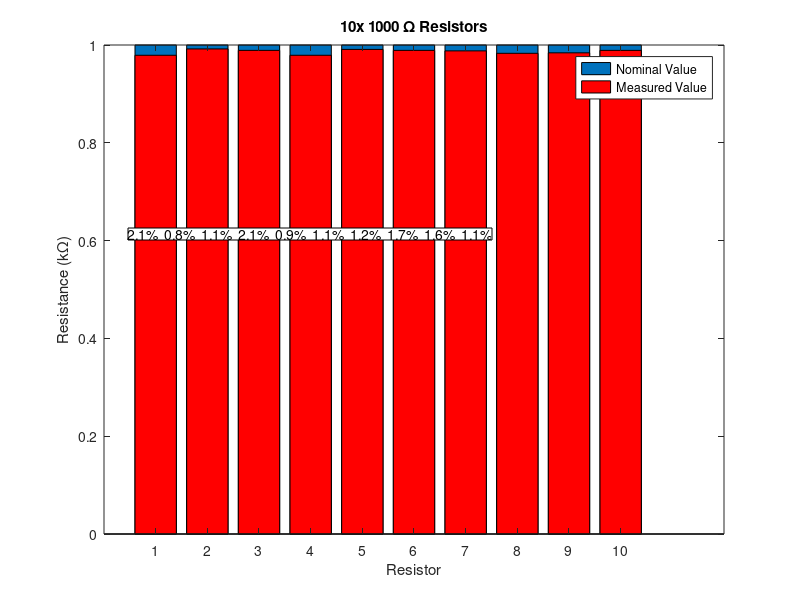

Source code (MATLAB):
%This displays ten resistors and their variation from the nominal value
x = 1:10;
nominal = [1 1 1 1 1 1 1 1 1 1];
R = [0.979 0.992 0.989 0.979 0.991 0.989 0.988 0.983 0.984 0.989];
for i=1:length(R)
    P = (1-double(R))/1;
end
fig = figure;
b = bar(x, nominal);
hold on
c = bar(x, R,'r');

%add legend
legend('Nominal Value','Measured Value');
title('10x 1000 \Omega Resistors')
xlabel('Resistor') % x-axis label
ylabel('Resistance (k\Omega)')
dim = [.16 .6 .25 .15];
annotation('textbox',dim,'BackgroundColor', 'w','String', '2.1%  0.8%  1.1%  2.1%  0.9%  1.1%  1.2%  1.7%  1.6%  1.1%','FitBoxToText','on');